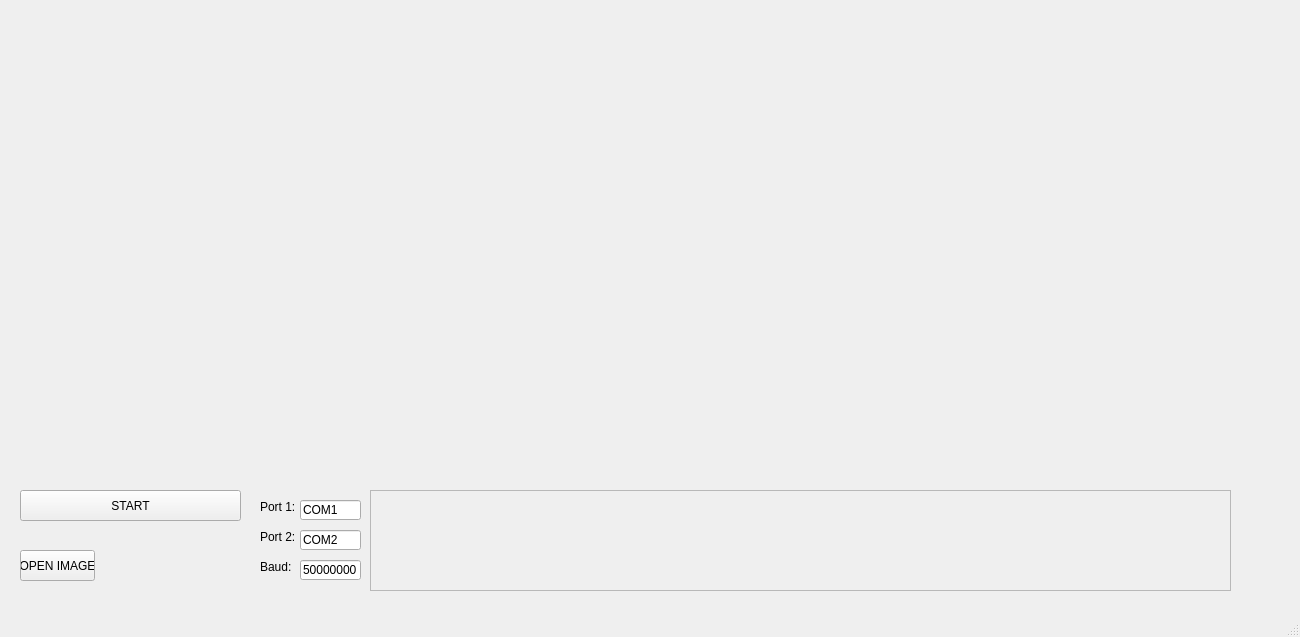
<?xml version="1.0" encoding="UTF-8"?>
<ui version="4.0">
 <class>MainWindow</class>
 <widget class="QMainWindow" name="MainWindow">
  <property name="geometry">
   <rect>
    <x>0</x>
    <y>0</y>
    <width>1300</width>
    <height>637</height>
   </rect>
  </property>
  <property name="windowTitle">
   <string>MainWindow</string>
  </property>
  <widget class="QWidget" name="centralwidget">
   <widget class="QPushButton" name="pushButton">
    <property name="geometry">
     <rect>
      <x>20</x>
      <y>490</y>
      <width>221</width>
      <height>31</height>
     </rect>
    </property>
    <property name="text">
     <string>START</string>
    </property>
   </widget>
   <widget class="QScrollArea" name="scrollArea">
    <property name="geometry">
     <rect>
      <x>370</x>
      <y>490</y>
      <width>861</width>
      <height>101</height>
     </rect>
    </property>
    <property name="widgetResizable">
     <bool>true</bool>
    </property>
    <widget class="QWidget" name="scrollAreaWidgetContents">
     <property name="geometry">
      <rect>
       <x>0</x>
       <y>0</y>
       <width>859</width>
       <height>99</height>
      </rect>
     </property>
    </widget>
   </widget>
   <widget class="QLabel" name="label">
    <property name="geometry">
     <rect>
      <x>260</x>
      <y>500</y>
      <width>47</width>
      <height>13</height>
     </rect>
    </property>
    <property name="text">
     <string>Port 1:</string>
    </property>
   </widget>
   <widget class="QLineEdit" name="lineEdit">
    <property name="geometry">
     <rect>
      <x>300</x>
      <y>500</y>
      <width>61</width>
      <height>20</height>
     </rect>
    </property>
    <property name="text">
     <string>COM1</string>
    </property>
   </widget>
   <widget class="QLineEdit" name="lineEdit_2">
    <property name="geometry">
     <rect>
      <x>300</x>
      <y>530</y>
      <width>61</width>
      <height>20</height>
     </rect>
    </property>
    <property name="text">
     <string>COM2</string>
    </property>
   </widget>
   <widget class="QLabel" name="label_2">
    <property name="geometry">
     <rect>
      <x>260</x>
      <y>530</y>
      <width>47</width>
      <height>13</height>
     </rect>
    </property>
    <property name="text">
     <string>Port 2:</string>
    </property>
   </widget>
   <widget class="QLineEdit" name="lineEdit_3">
    <property name="geometry">
     <rect>
      <x>300</x>
      <y>560</y>
      <width>61</width>
      <height>20</height>
     </rect>
    </property>
    <property name="text">
     <string>50000000</string>
    </property>
   </widget>
   <widget class="QLabel" name="label_3">
    <property name="geometry">
     <rect>
      <x>260</x>
      <y>560</y>
      <width>47</width>
      <height>13</height>
     </rect>
    </property>
    <property name="text">
     <string>Baud:</string>
    </property>
   </widget>
   <widget class="QPushButton" name="pushButton_2">
    <property name="geometry">
     <rect>
      <x>20</x>
      <y>550</y>
      <width>75</width>
      <height>31</height>
     </rect>
    </property>
    <property name="text">
     <string>OPEN IMAGE</string>
    </property>
   </widget>
   <widget class="QLabel" name="label_4">
    <property name="geometry">
     <rect>
      <x>100</x>
      <y>560</y>
      <width>151</width>
      <height>16</height>
     </rect>
    </property>
    <property name="text">
     <string/>
    </property>
   </widget>
   <widget class="QLabel" name="label_5">
    <property name="geometry">
     <rect>
      <x>0</x>
      <y>0</y>
      <width>641</width>
      <height>481</height>
     </rect>
    </property>
    <property name="text">
     <string/>
    </property>
   </widget>
  </widget>
  <widget class="QMenuBar" name="menubar">
   <property name="geometry">
    <rect>
     <x>0</x>
     <y>0</y>
     <width>1300</width>
     <height>21</height>
    </rect>
   </property>
  </widget>
  <widget class="QStatusBar" name="statusbar"/>
 </widget>
 <resources/>
 <connections/>
</ui>
